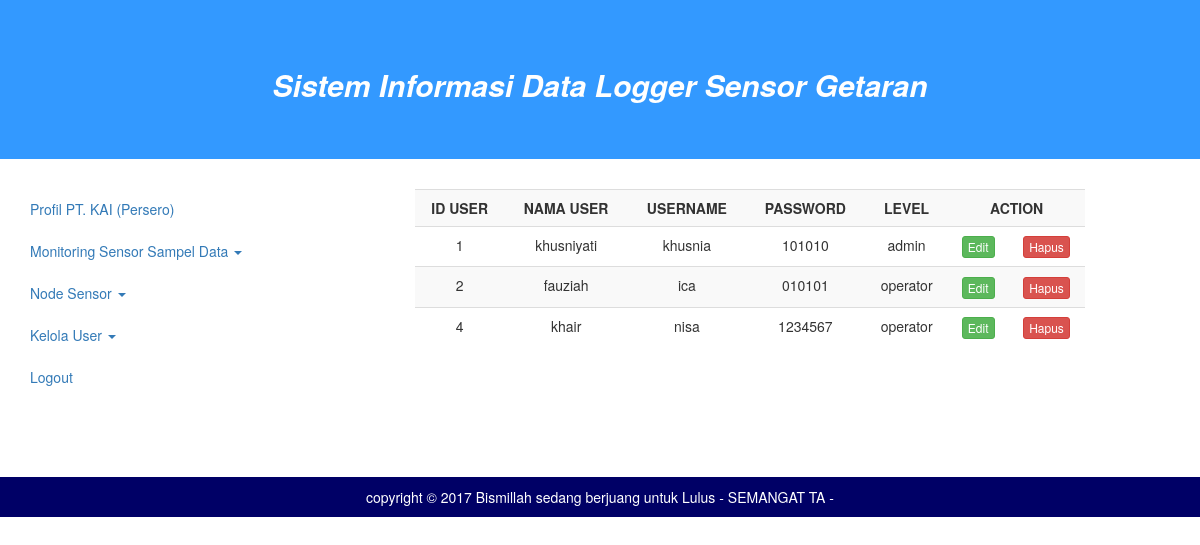
The app's page /index.php?page=user (signed in) with its own data.
### tables this page shows
CREATE TABLE `user` (
  `id_user` int(11) NOT NULL,
  `nama_user` varchar(30) NOT NULL,
  `username` varchar(30) NOT NULL,
  `password` varchar(30) NOT NULL,
  `level` enum('admin','operator') NOT NULL
);

### user.php (the view)
<table class="table table-striped">
	<tr>
		<th class="text-center">ID USER</th>
		<th class="text-center">NAMA USER</th>
		<th class="text-center">USERNAME</th>
		<th class="text-center">PASSWORD</th>
		<th class="text-center">LEVEL</th>
		<th colspan="2" class="text-center">ACTION</th>
	</tr>
<?php
	$q	= $link->query("SELECT * FROM user");
	while ($r = $q->fetch_assoc()) {
		echo "
		<tr class='text-center'>
			<td>".$r['id_user']."</td>
			<td>".$r['nama_user']."</td>
			<td>".$r['username']."</td>
			<td>".$r['password']."</td>
			<td>".$r['level']."</td>
			<td><a href='index.php?page=user-edit&id_user=".$r['id_user']."' class='btn btn-success btn-xs'>Edit</a></td>
			<td><a href='user-op.php?del&id_user=".$r['id_user']."' class='btn btn-danger btn-xs' onClick='return checkDel()'>Hapus</a></td>
		</tr>
		";
	}
?>
</table>

### records on screen
user: id_user "1", nama_user "khusniyati", username "khusnia", password "101010", level "admin"
user: id_user "2", nama_user "fauziah", username "ica", password "010101", level "operator"
user: id_user "4", nama_user "khair", username "nisa", password "1234567", level "operator"
